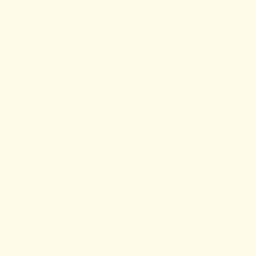
#> input picture Art/background.PNG, 256 x 256 px, found by its file name
$ python bytebotbuilder.py
#> lines starting #> are read from the running program, lines starting #| are printed output that depends on the picture
#!/usr/bin/python

# imports, yo
import os
import random
import time
import json
import math
import collections
from collections import defaultdict
from PIL import Image

# capture directory name
dirname = os.path.dirname(__file__)

# create some reference and maps to our assets and governing rules.
background = Image.open(dirname+"/art/background.png")
#> background is the input picture: PIL image 256x256 RGBA; mean R, G, B, A 255, 249, 233, 255
fullbody = Image.open(dirname+"/art/full-body.png")
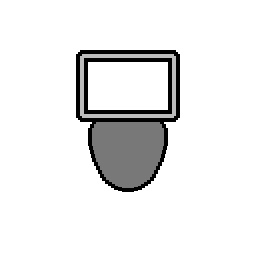
#> input picture Art/full-body.PNG, 256 x 256 px, found by its file name
#> fullbody is the input picture: PIL image 256x256 RGBA; mean R, G, B, A 10.7, 10.7, 10.7, 31.9
accessories = [
    {"part" : (Image.open(dirname+"/art/accessories/antenna.png")), "name":"antennna", "count":0, "tier":1, "maxPercent":55},
    {"part" : (Image.open(dirname+"/art/accessories/ears.png")), "name":"ears", "count":0, "tier":2, "maxPercent":55},
    {"part" : (Image.open(dirname+"/art/accessories/tesla.png")), "name":"tesla", "count":0, "tier":3, "maxPercent":55},
    {"part" : (Image.open(dirname+"/art/accessories/helmet.png")), "name":"helmet", "count":0, "tier":4, "maxPercent":13},
    {"part" : (Image.open(dirname+"/art/accessories/hat.png")), "name":"hat", "count":0, "tier":5, "maxPercent":8},
    ]
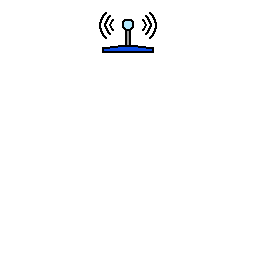
#> input picture Art/accessories/antenna.PNG, 256 x 256 px, found by its file name
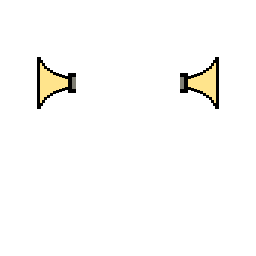
#> input picture Art/accessories/ears.PNG, 256 x 256 px, found by its file name
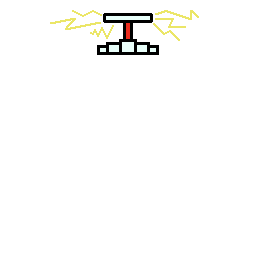
#> input picture Art/accessories/tesla.PNG, 256 x 256 px, found by its file name
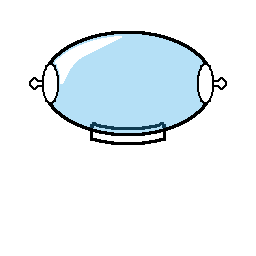
#> input picture Art/accessories/helmet.PNG, 256 x 256 px, found by its file name
#> (the run stopped early here; a loop or call above may not have finished)
